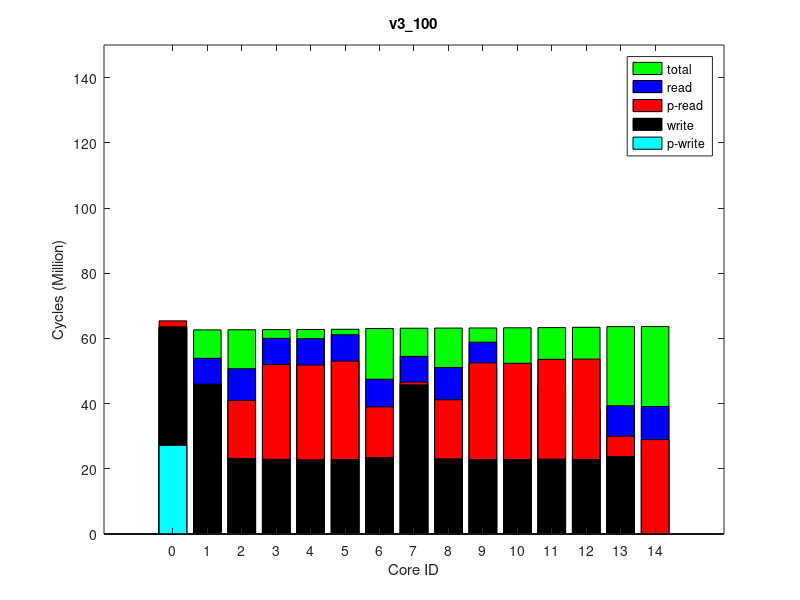

MATLAB code to generate this figure:
times(1, :, :) = [
1833772, 62917971, 0
23630, 63019389, 0
17779319, 63055806, 0
29061007, 63087969, 0
816920, 63535796, 0
15524184, 63436358, 0
30179552, 63201145, 0
29040513, 63149009, 0
18092148, 63574225, 0
29664854, 63606327, 0
29476163, 63665747, 0
30631237, 63719198, 0
28113407, 64039396, 0
6220996, 64026239, 0
30799888, 63820527, 0
];
times(2, :, :) = [
1833772, 62917477, 0
23668, 63018882, 0
17778169, 63055300, 0
29060680, 63087473, 0
817025, 63535520, 0
15523853, 63436052, 0
30179151, 63200673, 0
29039925, 63148546, 0
18092255, 63573946, 0
29664635, 63606064, 0
29475699, 63665486, 0
30630959, 63718926, 0
29056277, 64039131, 0
6221472, 64025970, 0
30799590, 63820291, 0
];
times(3, :, :) = [
1833772, 62916486, 0
23671, 63017922, 0
17777748, 63054353, 0
29059641, 63086530, 0
816018, 63534431, 0
15522669, 63434963, 0
30178395, 63199775, 0
29040267, 63147623, 0
18091060, 63572909, 0
29663805, 63605046, 0
29474923, 63664464, 0
30629773, 63717880, 0
29055335, 64038091, 0
6220254, 64024948, 0
30797705, 63819272, 0
];
times(4, :, :) = [
1833772, 62918750, 0
23671, 63020178, 0
17779611, 63056613, 0
29061711, 63088792, 0
818458, 63536405, 0
15525383, 63436962, 0
30180825, 63202011, 0
29041986, 63149900, 0
18092976, 63574839, 0
29665812, 63606974, 0
29477150, 63666396, 0
30631555, 63719848, 0
29057234, 64040054, 0
6221922, 64026913, 0
30800083, 63821220, 0
];
times(5, :, :) = [
1833772, 62917468, 0
23675, 63018888, 0
17778656, 63055319, 0
29061080, 63087504, 0
816918, 63535387, 0
15522969, 63435932, 0
30179547, 63200798, 0
29040327, 63148645, 0
18091803, 63573848, 0
29664473, 63605966, 0
29475981, 63665390, 0
30630619, 63718834, 0
29056276, 64039053, 0
6221108, 64025914, 0
30799582, 63820231, 0
];
times(6, :, :) = [
1833772, 62917534, 0
23668, 63018946, 0
17778290, 63055367, 0
29060511, 63087556, 0
817165, 63535515, 0
15523706, 63436070, 0
30179436, 63200749, 0
29040680, 63148617, 0
18091939, 63573981, 0
29664681, 63606111, 0
29475967, 63665538, 0
30631013, 63718976, 0
29056302, 64039135, 0
6221197, 64025984, 0
30799640, 63820315, 0
];
times(7, :, :) = [
1833772, 62918207, 0
23656, 63019606, 0
17778668, 63056032, 0
29060999, 63088191, 0
817700, 63536140, 0
15524230, 63436704, 0
30180155, 63201385, 0
29040698, 63149229, 0
18092670, 63574556, 0
29665297, 63606670, 0
29476354, 63666102, 0
30631871, 63719527, 0
29056955, 64039749, 0
6222026, 64026592, 0
30799226, 63820962, 0
];
times(8, :, :) = [
1833772, 62917445, 0
23669, 63018859, 0
17778767, 63055336, 0
29060728, 63087524, 0
817196, 63535297, 0
15524376, 63435855, 0
30180066, 63200777, 0
29040665, 63148641, 0
18091440, 63573749, 0
29664498, 63605872, 0
29475843, 63665292, 0
30630612, 63718730, 0
29056055, 64038929, 0
6221101, 64025788, 0
30800140, 63820111, 0
];
times(9, :, :) = [
1833772, 62916538, 0
23677, 63017964, 0
17777105, 63054381, 0
29059663, 63086564, 0
816210, 63534322, 0
15522276, 63434862, 0
30178487, 63199836, 0
29038916, 63147707, 0
18090869, 63572778, 0
29663477, 63604909, 0
29475187, 63664329, 0
30629365, 63717784, 0
29055202, 64037975, 0
6219943, 64024830, 0
30797497, 63819149, 0
];
times(10, :, :) = [
1833772, 62917884, 0
23668, 63019288, 0
17778608, 63055713, 0
29060869, 63087883, 0
817546, 63535678, 0
15524386, 63436208, 0
30179922, 63201059, 0
29041202, 63148935, 0
18092911, 63574095, 0
29665026, 63606220, 0
29476428, 63665628, 0
30631051, 63719056, 0
29056438, 64039270, 0
6221281, 64026109, 0
30799852, 63820438, 0
];
ave_times = round(squeeze(mean(times)));
format long g, ave_times
std_times = round(squeeze(std(times)));
format long g, std_times
polling_read_times = ave_times;
times(1, :, :) = [
27174357, 64827565, 0
0, 64927889, 0
0, 64963789, 0
0, 64995687, 0
0, 65429772, 0
61513, 65330622, 0
0, 65108019, 0
0, 65056303, 0
0, 65467663, 0
0, 65499470, 0
0, 65558422, 0
0, 65611400, 0
0, 65929214, 0
0, 65916644, 0
33736, 65713355, 0
];
times(2, :, :) = [
27175105, 64828192, 0
0, 64928517, 0
0, 64964420, 0
0, 64996315, 0
0, 65430484, 0
61577, 65331334, 0
0, 65108612, 0
0, 65056917, 0
0, 65468393, 0
0, 65500206, 0
0, 65559132, 0
0, 65612091, 0
0, 65929901, 0
0, 65917329, 0
33913, 65714062, 0
];
times(3, :, :) = [
27173773, 64826953, 0
0, 64927302, 0
0, 64963220, 0
0, 64995122, 0
0, 65429445, 0
61647, 65330288, 0
0, 65107437, 0
0, 65055753, 0
0, 65467379, 0
0, 65499205, 0
0, 65558168, 0
0, 65611136, 0
0, 65928782, 0
0, 65916226, 0
33572, 65712975, 0
];
times(4, :, :) = [
27173935, 64827323, 0
0, 64927648, 0
0, 64963540, 0
0, 64995446, 0
0, 65429739, 0
61652, 65330576, 0
0, 65107715, 0
0, 65055985, 0
0, 65467620, 0
0, 65499429, 0
0, 65558369, 0
0, 65611367, 0
0, 65929054, 0
0, 65916484, 0
33617, 65713210, 0
];
times(5, :, :) = [
27174024, 64827209, 0
0, 64927515, 0
0, 64963419, 0
0, 64995318, 0
0, 65429537, 0
61679, 65330401, 0
0, 65107630, 0
0, 65055915, 0
0, 65467437, 0
0, 65499243, 0
0, 65558193, 0
0, 65611182, 0
0, 65928984, 0
0, 65916402, 0
33905, 65713137, 0
];
times(6, :, :) = [
27174482, 64826855, 0
0, 64927160, 0
0, 64963075, 0
0, 64994992, 0
0, 65429302, 0
61679, 65330141, 0
0, 65107366, 0
0, 65055650, 0
0, 65467229, 0
0, 65499048, 0
0, 65558004, 0
0, 65610986, 0
0, 65928664, 0
0, 65916109, 0
33573, 65712855, 0
];
times(7, :, :) = [
27172772, 64825972, 0
0, 64926299, 0
0, 64962217, 0
0, 64994098, 0
0, 65428374, 0
61613, 65329218, 0
0, 65106343, 0
0, 65054634, 0
0, 65466265, 0
0, 65498077, 0
0, 65557025, 0
0, 65610015, 0
0, 65927667, 0
0, 65915105, 0
33598, 65711833, 0
];
times(8, :, :) = [
27175490, 64828165, 0
0, 64928503, 0
0, 64964402, 0
0, 64996288, 0
0, 65430581, 0
61726, 65331429, 0
0, 65108588, 0
0, 65056893, 0
0, 65468479, 0
0, 65500280, 0
0, 65559244, 0
0, 65612204, 0
0, 65929968, 0
0, 65917392, 0
33670, 65714113, 0
];
times(9, :, :) = [
27173365, 64826209, 0
0, 64926578, 0
0, 64962497, 0
0, 64994388, 0
0, 65428755, 0
61662, 65329557, 0
0, 65106686, 0
0, 65055000, 0
0, 65466700, 0
0, 65498527, 0
0, 65557491, 0
0, 65610484, 0
0, 65928240, 0
0, 65915676, 0
33914, 65712425, 0
];
times(10, :, :) = [
27175446, 64827293, 0
0, 64927623, 0
0, 64963517, 0
0, 64995418, 0
0, 65429761, 0
61766, 65330601, 0
0, 65107696, 0
0, 65055982, 0
0, 65467660, 0
0, 65499471, 0
0, 65558433, 0
0, 65611415, 0
0, 65929088, 0
0, 65916508, 0
33598, 65713242, 0
];
ave_times = round(squeeze(mean(times)));
format long g, ave_times
std_times = round(squeeze(std(times)));
format long g, std_times
polling_write_times = ave_times;
times(1, :, :) = [
0, 69253361, 0
7996949, 69364372, 64000
27514694, 69410389, 128000
37113588, 69447360, 64000
8742428, 69932884, 64000
24013420, 69820348, 128000
38284779, 69579740, 64000
37127461, 69518011, 64000
27999496, 69984170, 128000
36012912, 70253132, 64000
28863647, 70611308, 64000
22599495, 70970113, 64000
38268870, 71622382, 250000
15560911, 71583629, 128000
15423636, 71331693, 64000
];
times(2, :, :) = [
0, 69252485, 0
7997168, 69363521, 64000
27513828, 69409547, 128000
37112635, 69446532, 64000
8740913, 69931985, 64000
24013958, 69819463, 128000
38284494, 69578947, 64000
37125388, 69517195, 64000
27998595, 69983313, 128000
36017735, 70251930, 64000
28857193, 70609709, 64000
22604805, 70968680, 64000
39206657, 71620690, 250000
15560570, 71582160, 128000
15419886, 71330300, 64000
];
times(3, :, :) = [
0, 69253176, 0
7996748, 69364157, 64000
27514368, 69410187, 128000
37113311, 69447153, 64000
8742070, 69932835, 64000
24013428, 69820301, 128000
38285270, 69579511, 64000
37126265, 69517771, 64000
27999725, 69984197, 128000
36012041, 70252986, 64000
28868970, 70610988, 64000
22606955, 70969981, 64000
39208075, 71621988, 250000
15560700, 71583468, 128000
15433220, 71331603, 64000
];
times(4, :, :) = [
0, 69253073, 0
7997355, 69364047, 64000
27514102, 69410073, 128000
37113080, 69447057, 64000
8741881, 69932629, 64000
24014099, 69820078, 128000
38284852, 69579443, 64000
37127458, 69517700, 64000
27999357, 69983977, 128000
36016649, 70252853, 64000
28858412, 70610724, 64000
22604761, 70969631, 64000
39207641, 71621674, 250000
15560524, 71583150, 128000
15426249, 71331286, 64000
];
times(5, :, :) = [
0, 69253497, 0
7997168, 69364466, 64000
27514742, 69410484, 128000
37113612, 69447452, 64000
8742321, 69933062, 64000
24013263, 69820470, 128000
38286447, 69579858, 64000
37127147, 69518138, 64000
27999675, 69984411, 128000
36014069, 70253016, 64000
28863377, 70611066, 64000
22604730, 70970031, 64000
39208050, 71622050, 250000
15560962, 71583519, 128000
15428844, 71331646, 64000
];
times(6, :, :) = [
0, 69253065, 0
7997150, 69364112, 64000
27514539, 69410148, 128000
37113391, 69447131, 64000
8742893, 69934025, 64000
24012082, 69821488, 128000
38285568, 69579523, 64000
37127726, 69517777, 64000
28000735, 69985357, 128000
36020942, 70252534, 64000
28867143, 70610545, 64000
22618001, 70969478, 64000
39207497, 71621505, 250000
15560995, 71582979, 128000
15432639, 71331090, 64000
];
times(7, :, :) = [
0, 69253233, 0
7997165, 69364278, 64000
27514497, 69410310, 128000
37113391, 69447292, 64000
8741995, 69932799, 64000
24013326, 69820200, 128000
38285575, 69579656, 64000
37127190, 69517904, 64000
27999562, 69984118, 128000
36016262, 70253231, 64000
28860610, 70610695, 64000
22607986, 70969549, 64000
39207483, 71621534, 250000
15561057, 71583004, 128000
15420825, 71331148, 64000
];
times(8, :, :) = [
0, 69253295, 0
7996763, 69364271, 64000
27514506, 69410309, 128000
37113646, 69447296, 64000
8742200, 69932873, 64000
24015266, 69820307, 128000
38285931, 69579691, 64000
37127521, 69517958, 64000
27999899, 69984231, 128000
36027068, 70252224, 64000
28849851, 70610331, 64000
22591188, 70969107, 64000
39206930, 71621128, 250000
15560831, 71582608, 128000
15416482, 71330735, 64000
];
times(9, :, :) = [
0, 69253829, 0
7997226, 69364890, 64000
27515359, 69410919, 128000
37114043, 69447906, 64000
8742457, 69933493, 64000
24013357, 69820901, 128000
38286236, 69580288, 64000
37127715, 69518542, 64000
28000264, 69984826, 128000
36048320, 70252609, 64000
28889985, 70610055, 64000
22629909, 70968881, 64000
39206831, 71620898, 250000
15560500, 71582373, 128000
15432584, 71330497, 64000
];
times(10, :, :) = [
0, 69253668, 0
7997272, 69364633, 64000
27514956, 69410645, 128000
37113850, 69447622, 64000
8742213, 69933187, 64000
24014417, 69820610, 128000
38286060, 69579985, 64000
37127945, 69518222, 64000
27999970, 69984600, 128000
36026939, 70252599, 64000
28874119, 70610672, 64000
22622638, 70969492, 64000
39207422, 71621458, 250000
15560960, 71582920, 128000
15431656, 71331044, 64000
];
ave_times = round(squeeze(mean(times)));
format long g, ave_times
std_times = round(squeeze(std(times)));
format long g, std_times
read_times = ave_times;
times(1, :, :) = [
0, 62514823, 0
0, 62615078, 0
0, 62650767, 0
0, 62682568, 0
0, 63128160, 0
0, 63029060, 0
0, 62794600, 0
0, 62743101, 0
0, 63165874, 0
0, 63197583, 0
0, 63256329, 0
0, 63309101, 0
0, 63624790, 0
0, 63612279, 0
0, 63409189, 0
];
times(2, :, :) = [
0, 62514876, 0
0, 62615144, 0
0, 62650825, 0
0, 62682629, 0
0, 63128260, 0
0, 63029216, 0
0, 62794583, 0
0, 62743118, 0
0, 63165964, 0
0, 63197676, 0
0, 63256418, 0
0, 63309191, 0
0, 63624876, 0
0, 63612363, 0
0, 63409279, 0
];
times(3, :, :) = [
0, 62515123, 0
0, 62615409, 0
0, 62651105, 0
0, 62682888, 0
0, 63128352, 0
0, 63029255, 0
0, 62794869, 0
0, 62743412, 0
0, 63166067, 0
0, 63197772, 0
0, 63256533, 0
0, 63309313, 0
0, 63624999, 0
0, 63612498, 0
0, 63409408, 0
];
times(4, :, :) = [
0, 62514837, 0
0, 62615097, 0
0, 62650784, 0
0, 62682587, 0
0, 63128176, 0
0, 63029129, 0
0, 62794584, 0
0, 62743088, 0
0, 63165889, 0
0, 63197615, 0
0, 63256361, 0
0, 63309140, 0
0, 63624840, 0
0, 63612323, 0
0, 63409223, 0
];
times(5, :, :) = [
0, 62516289, 0
0, 62616545, 0
0, 62652234, 0
0, 62684036, 0
0, 63129521, 0
0, 63030461, 0
0, 62795916, 0
0, 62744452, 0
0, 63167247, 0
0, 63198957, 0
0, 63257730, 0
0, 63310510, 0
0, 63626125, 0
0, 63613608, 0
0, 63410502, 0
];
times(6, :, :) = [
0, 62514376, 0
0, 62614640, 0
0, 62650335, 0
0, 62682125, 0
0, 63127796, 0
0, 63028747, 0
0, 62794106, 0
0, 62742627, 0
0, 63165513, 0
0, 63197246, 0
0, 63256008, 0
0, 63308790, 0
0, 63624441, 0
0, 63611928, 0
0, 63408873, 0
];
times(7, :, :) = [
0, 62515112, 0
0, 62615372, 0
0, 62651061, 0
0, 62682861, 0
0, 63128496, 0
0, 63029454, 0
0, 62794881, 0
0, 62743397, 0
0, 63166220, 0
0, 63197935, 0
0, 63256698, 0
0, 63309456, 0
0, 63625154, 0
0, 63612647, 0
0, 63409553, 0
];
times(8, :, :) = [
0, 62515306, 0
0, 62615579, 0
0, 62651266, 0
0, 62683050, 0
0, 63128565, 0
0, 63029430, 0
0, 62794973, 0
0, 62743504, 0
0, 63166273, 0
0, 63197993, 0
0, 63256755, 0
0, 63309535, 0
0, 63625181, 0
0, 63612658, 0
0, 63409587, 0
];
times(9, :, :) = [
0, 62513965, 0
0, 62614194, 0
0, 62649891, 0
0, 62681690, 0
0, 63127207, 0
0, 63028111, 0
0, 62793653, 0
0, 62742173, 0
0, 63164932, 0
0, 63196641, 0
0, 63255388, 0
0, 63308166, 0
0, 63623839, 0
0, 63611326, 0
0, 63408236, 0
];
times(10, :, :) = [
0, 62514249, 0
0, 62614500, 0
0, 62650193, 0
0, 62681984, 0
0, 63127448, 0
0, 63028385, 0
0, 62793927, 0
0, 62742445, 0
0, 63165182, 0
0, 63196894, 0
0, 63255670, 0
0, 63308429, 0
0, 63624147, 0
0, 63611634, 0
0, 63408550, 0
];
ave_times = round(squeeze(mean(times)));
format long g, ave_times
std_times = round(squeeze(std(times)));
format long g, std_times
total_times = ave_times;
times(1, :, :) = [
63557458, 76530673, 64000
45898543, 76653322, 128000
23195676, 76694519, 64000
22905630, 76732027, 64000
45747073, 77279118, 128000
23461834, 77157621, 64000
22845964, 76866105, 64000
22792410, 76803575, 64000
23085336, 77322352, 64000
22810295, 77359797, 64000
22889961, 77429663, 64000
22946184, 77493462, 64000
0, 77825997, 0
23776427, 77813498, 64000
22856587, 77582450, 64000
];
times(2, :, :) = [
63557583, 76530798, 64000
45898947, 76653451, 128000
23196170, 76694655, 64000
22905804, 76732153, 64000
45746848, 77279148, 128000
23462130, 77157641, 64000
22845938, 76866204, 64000
22792226, 76803658, 64000
23085419, 77322347, 64000
22810217, 77359785, 64000
22890082, 77429623, 64000
22946668, 77493389, 64000
0, 77825919, 0
23776662, 77813412, 64000
22856901, 77582377, 64000
];
times(3, :, :) = [
63557631, 76530873, 64000
45899093, 76653543, 128000
23195935, 76694744, 64000
22905840, 76732259, 64000
45746871, 77279388, 128000
23462569, 77157875, 64000
22846069, 76866332, 64000
22792778, 76803796, 64000
23085475, 77322617, 64000
22810255, 77360060, 64000
22890068, 77429917, 64000
22946857, 77493698, 64000
0, 77826241, 0
23776712, 77813749, 64000
22856404, 77582684, 64000
];
times(4, :, :) = [
63557195, 76530410, 64000
45898268, 76653058, 128000
23196069, 76694262, 64000
22905756, 76731766, 64000
45746675, 77278940, 128000
23462556, 77157442, 64000
22846238, 76865843, 64000
22792315, 76803304, 64000
23085460, 77322180, 64000
22810284, 77359597, 64000
22890278, 77429456, 64000
22946836, 77493235, 64000
0, 77825766, 0
23776840, 77813267, 64000
22857148, 77582189, 64000
];
times(5, :, :) = [
63556664, 76529879, 64000
45897636, 76652538, 128000
23195830, 76693731, 64000
22905773, 76731231, 64000
45746718, 77278392, 128000
23461876, 77156895, 64000
22846670, 76865326, 64000
22792463, 76802786, 64000
23085506, 77321628, 64000
22810257, 77359115, 64000
22890038, 77428972, 64000
22946618, 77492748, 64000
0, 77825298, 0
23776885, 77812803, 64000
22856887, 77581766, 64000
];
times(6, :, :) = [
63557756, 76530971, 64000
45898927, 76653629, 128000
23196138, 76694808, 64000
22905832, 76732325, 64000
45746693, 77279410, 128000
23462575, 77157885, 64000
22845931, 76866376, 64000
22792216, 76803824, 64000
23085516, 77322595, 64000
22810220, 77360016, 64000
22890133, 77429865, 64000
22947128, 77493645, 64000
0, 77826195, 0
23776718, 77813694, 64000
22856860, 77582601, 64000
];
times(7, :, :) = [
63557518, 76530733, 64000
45898663, 76653389, 128000
23196053, 76694579, 64000
22905921, 76732071, 64000
45746955, 77279240, 128000
23462729, 77157758, 64000
22846012, 76866107, 64000
22792420, 76803606, 64000
23085273, 77322474, 64000
22810391, 77359912, 64000
22889954, 77429778, 64000
22946793, 77493569, 64000
0, 77826103, 0
23776987, 77813600, 64000
22856593, 77582562, 64000
];
times(8, :, :) = [
63557450, 76530665, 64000
45898622, 76653323, 128000
23196167, 76694533, 64000
22905758, 76732085, 64000
45746724, 77279251, 128000
23461874, 77157747, 64000
22846212, 76866161, 64000
22792451, 76803636, 64000
23085581, 77322502, 64000
22810014, 77359940, 64000
22889894, 77429785, 64000
22946327, 77493566, 64000
0, 77826165, 0
23776968, 77813668, 64000
22856099, 77582630, 64000
];
times(9, :, :) = [
63558005, 76531220, 64000
45899033, 76653874, 128000
23196203, 76695082, 64000
22905748, 76732586, 64000
45746774, 77279742, 128000
23462775, 77158231, 64000
22846015, 76866666, 64000
22792242, 76804126, 64000
23085646, 77322968, 64000
22810086, 77360420, 64000
22889819, 77430272, 64000
22945826, 77494089, 64000
0, 77826607, 0
23777034, 77814106, 64000
22856499, 77583063, 64000
];
times(10, :, :) = [
63557649, 76530864, 64000
45899111, 76653515, 128000
23195953, 76694707, 64000
22905685, 76732217, 64000
45746568, 77279332, 128000
23462501, 77157819, 64000
22845994, 76866281, 64000
22792148, 76803723, 64000
23085207, 77322532, 64000
22810162, 77359963, 64000
22890229, 77429799, 64000
22946438, 77493577, 64000
0, 77826092, 0
23776716, 77813593, 64000
22856613, 77582563, 64000
];
ave_times = round(squeeze(mean(times)));
format long g, ave_times
std_times = round(squeeze(std(times)));
format long g, std_times
write_times = ave_times;
mytitle = 'v3\_100';
order = [1 2 3 4 8 7 6 5 9 10 11 12 15 14 13];

total_times = total_times(:, 2)(order);

read_times = read_times(:, 1)(order);
write_times = write_times(:, 1)(order);

polling_read_times = polling_read_times(:, 1)(order);
polling_write_times = polling_write_times(:, 1)(order);

total_times /= 1000000;

read_times /= 1000000;
write_times /= 1000000;

polling_read_times /= 1000000;
polling_write_times /= 1000000;

% laying read on top of write
read_times += write_times;
polling_read_times += write_times;

figure(1);
clf()
% set(gcf, 'Position', get(0,'Screensize'));
% set(gcf,'units','normalized','outerposition',[0 0 1 1])
bar(0:14, total_times,'g');
hold on;
bar(0:14, read_times,'b');
bar(0:14, polling_read_times,'r');
bar(0:14, write_times,'k');
bar(0:14, polling_write_times,'c');
hold off

axis([-2 16 0 150])
% axis([-1 15])
set(gca,'XTick',0:14);
% set(gca,'xticklabel',{ '0'; '1'; '2'; '3'; '7'; '6'; '5'; '4'; '8'; '9'; '10'; '11'; '15'; '14'; '13' })

xlabel('Core ID')
ylabel('Cycles (Million)')

legend('total', 'read', 'p-read', 'write', 'p-write')
title(mytitle)
print(1, strcat(mytitle, '.png'))
